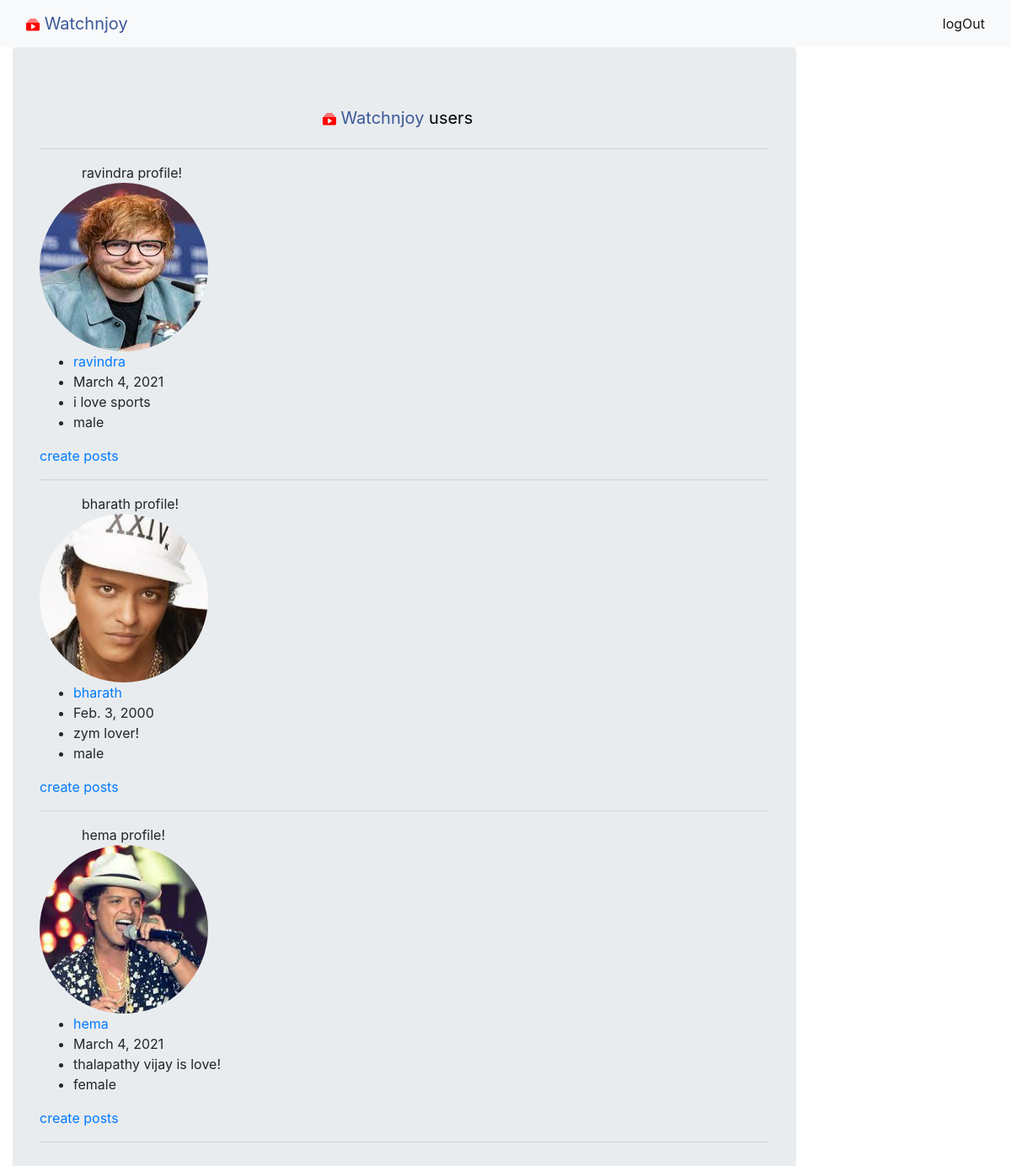
/profile/, run on the app's committed database.
### testapp/models.py (models this page shows, shortened)
class Profile(models.Model):
    GENDER_CHOICES=(('male','Male'),('female','Female'),('other','Other'))
    username=models.ForeignKey(User,related_name='profile_users',on_delete=models.CASCADE)
    firstname=models.SlugField(max_length=24)
    email=models.EmailField()
    profilepic=models.ImageField(null=True,blank=True,upload_to='images/')
    birthday=models.DateField()
    bio=models.TextField()
    gender=models.CharField(max_length=10,choices=GENDER_CHOICES)
    created=models.DateTimeField(auto_now_add=True)
    updated=models.DateTimeField(auto_now=True)
    class Meta:
        ordering=['-created']

### testapp/views.py (the view)
# urls.py: path('profile/',views.profile_view),
def profile_view(request):
    profiles=Profile.objects.all()
    return render(request,'testapp/profile.html',{'profiles':profiles})

### templates/testapp/profile.html (shortened to what this page needs)
<!DOCTYPE html>
{% extends 'testapp/base.html' %}
{% block content %}
<div class="container">
  <div class="jumbotron">
    <p align=center><a class="navbar-brand"><svg xmlns="http://www.w3.org/2000/svg" width="16" height="16" fill="currentColor" class="bi bi-collection-play-fill" viewBox="0 0 16 16" style="color:red;">
    <span style="color:#3b5998";> Watchnjoy</span> <span style="color:black">users</span>
    </svg></a><hr>
    {% for profile in profiles %}
    <span style="margin-left:50px;">{{profile.username}} profile!<br></span>
    {% if profile.profilepic %}
    <a href="#"><img src="{{profile.profilepic.url}}" alt="" height="200px" width="200px" style="border-radius:50%;"></a>
    {% endif %}
    <div class="about">
      <ul style="list_style_type:none;">
        <li><a href="#">{{profile.username}}</a></li>
        <li>{{profile.birthday}}</li>
        <li>{{profile.bio}}</li>
        <li>{{profile.gender}}</li>
      </ul>
    </div>
    <a href="/create">create posts</a>
    <hr>
    {% endfor %}
  </div>
</div>
{% endblock %}

### templates/testapp/base.html (shortened to what this page needs)
<!DOCTYPE html>
{% load staticfiles %}
<html lang="en" dir="ltr">
  <head>
    <link rel="stylesheet" href="{% static "css/honey.css"%}">
    <link rel="stylesheet" href="{% static "css/bootstrap.css"%}">
  </head>
  <body>
    <nav class="navbar navbar-light bg-light">
      <div class="container-fluid">
        <a class="navbar-brand"><svg xmlns="http://www.w3.org/2000/svg" width="16" height="16" fill="currentColor" class="bi bi-collection-play-fill" viewBox="0 0 16 16" style="color:red;">
      <span style="color:#3b5998";> Watchnjoy</span>
    </svg></a>
        <span class="navbar-text">
                <a href="/logout">logOut</a>
              </span>
      </div>
    </nav>
    <div class="content">
      {% block content %}
      {% endblock %}
    </div>

### static/css/honey.css (style rules this page uses)
.content { float: left; width: 80%; }

### data on the page
Profile: username "ravindra", profilepic (picture), birthday "March 4, 2021", bio "i love sports", gender "male"
Profile: username "bharath", profilepic (picture), birthday "Feb. 3, 2000", bio "zym lover!", gender "male"
Profile: username "hema", profilepic (picture), birthday "March 4, 2021", bio "thalapathy vijay is love!", gender "female"
